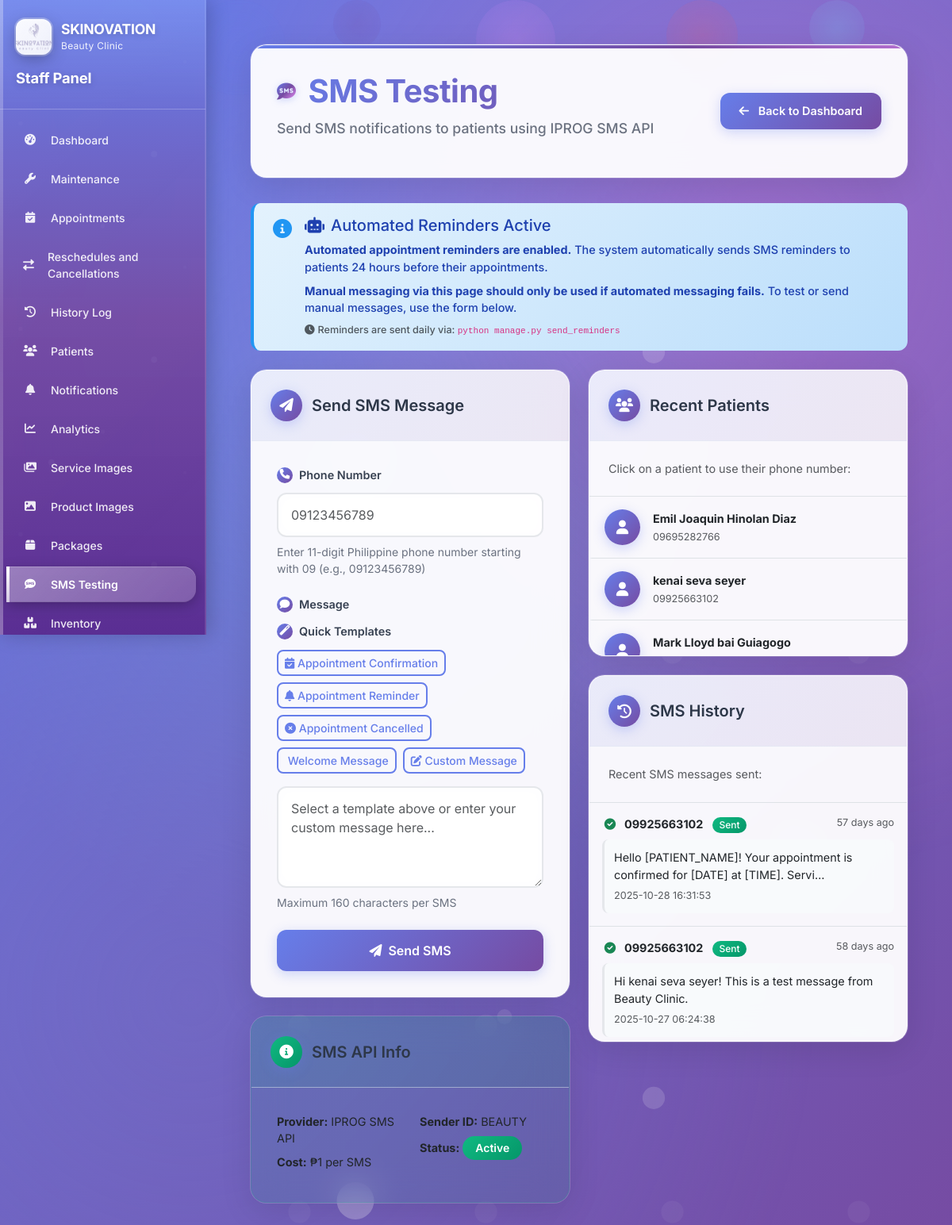
Screenshot of /appointments/admin/sms-test/ (signed in) with the database file from the repository.
### accounts/models.py (models this page shows, shortened)
class User(AbstractUser):
    USER_TYPE_CHOICES = [
        ('patient', 'Patient'),
        ('admin', 'Staff'),
        ('owner', 'Owner'),
        ('attendant', 'Attendant'),
    ]
    GENDER_CHOICES = [
        ('male', 'Male'),
        ('female', 'Female'),
        ('other', 'Other'),
    ]
    CIVIL_STATUS_CHOICES = [
        ('single', 'Single'),
        ('married', 'Married'),
        ('widowed', 'Widowed'),
        ('divorced', 'Divorced'),
        ('separated', 'Separated'),
    ]
    user_type = models.CharField(max_length=10, choices=USER_TYPE_CHOICES, default='patient')
    phone = models.CharField(
        max_length=20,
        validators=[RegexValidator(
            regex=r'^\+?1?\d{9,15}$',
            message="Phone number must be entered in the format: '+999999999'. Up to 15 digits allowed."
        )],
        blank=True
    )
    middle_name = models.CharField(max_length=255, blank=True, null=True)
    address = models.TextField(blank=True, null=True, help_text="Complete address")
    gender = models.CharField(max_length=10, choices=GENDER_CHOICES, blank=True, null=True)
    civil_status = models.CharField(max_length=10, choices=CIVIL_STATUS_CHOICES, blank=True, null=True)
    birthday = models.DateField(blank=True, null=True)
    occupation = models.CharField(max_length=255, blank=True, null=True)
    profile_picture = models.ImageField(upload_to='profile_pictures/', blank=True, null=True)
    archived = models.BooleanField(default=False)
    created_at = models.DateTimeField(auto_now_add=True)
    updated_at = models.DateTimeField(auto_now=True)
    @property
    def full_name(self):
        return f"{self.first_name} {self.middle_name or ''} {self.last_name}".strip()
    class Meta:
        db_table = 'users'

### appointments/models.py (models this page shows, shortened)
class SMSHistory(models.Model):
    sender = models.ForeignKey(settings.AUTH_USER_MODEL, on_delete=models.CASCADE, related_name='sent_sms')
    phone_number = models.CharField(max_length=15)
    message = models.TextField()
    template_used = models.ForeignKey(SMSTemplate, on_delete=models.SET_NULL, null=True, blank=True, related_name='sent_messages')
    status = models.CharField(max_length=20, choices=[
        ('sent', 'Sent'),
        ('failed', 'Failed'),
        ('pending', 'Pending')
    ], default='sent')
    message_id = models.CharField(max_length=100, blank=True, null=True)
    api_response = models.JSONField(blank=True, null=True)
    sent_at = models.DateTimeField(auto_now_add=True)
    class Meta:
        db_table = 'sms_history'
        ordering = ['-sent_at']
        verbose_name = 'SMS History'
        verbose_name_plural = 'SMS Histories'
    @property
    def formatted_sent_at(self):
        return self.sent_at.strftime('%Y-%m-%d %H:%M:%S')
    @property
    def time_ago(self):
        now = timezone.now()
        diff = now - self.sent_at
        if diff.days > 0:
            return f"{diff.days} day{'s' if diff.days > 1 else ''} ago"
        elif diff.seconds > 3600:
            hours = diff.seconds // 3600
            return f"{hours} hour{'s' if hours > 1 else ''} ago"
        elif diff.seconds > 60:
            minutes = diff.seconds // 60
            return f"{minutes} minute{'s' if minutes > 1 else ''} ago"
        else:
            return "Just now"

### appointments/admin_sms_views.py (the view, shortened to what this page needs)
# urls.py: path('admin/sms-test/', admin_sms_views.admin_sms_test, name='admin_sms_test'),
@login_required
@user_passes_test(is_admin)
def admin_sms_test(request):
    recent_patients = User.objects.filter(
        user_type='patient',
        phone__isnull=False
    ).exclude(phone='')[:10]
    sms_history = SMSHistory.objects.filter(sender=request.user)[:20]
    context = {
        'recent_patients': recent_patients,
        'sms_history': sms_history,
    }
    return render(request, 'appointments/admin_sms_test.html', context)

### templates/appointments/admin_sms_test.html (shortened to what this page needs)
{% extends 'appointments/admin_base.html' %}
{% load static %}
{% block extra_css %}
<link rel="stylesheet" href="{% static 'css/animations.css' %}">
{% endblock %}
{% block content %}
<div class="sms-container">
    <div class="page-header">
        <div class="d-flex justify-content-between align-items-center">
            <div>
                <h1 class="page-title">
                    <i class="fas fa-sms me-3"></i>
                    SMS Testing
                </h1>
                <p class="page-subtitle">Send SMS notifications to patients using IPROG SMS API</p>
            </div>
            <a href="{% url 'appointments:admin_dashboard' %}" class="back-btn">
                <i class="fas fa-arrow-left me-2"></i> Back to Dashboard
            </a>
        </div>
    </div>
    <div class="alert alert-info mb-4" style="background: linear-gradient(135deg, #e3f2fd 0%, #bbdefb 100%); border-left: 4px solid #2196f3;">
        <div class="d-flex align-items-start">
            <i class="fas fa-info-circle me-3 mt-1" style="font-size: 1.5rem; color: #2196f3;"></i>
            <div>
                <h5 class="alert-heading mb-2"><i class="fas fa-robot me-2"></i>Automated Reminders Active</h5>
                <p class="mb-2">
                    <strong>Automated appointment reminders are enabled.</strong> The system automatically sends SMS reminders to patients 24 hours before their appointments.
                </p>
                <p class="mb-0">
                    <strong>Manual messaging via this page should only be used if automated messaging fails.</strong> To test or send manual messages, use the form below.
                </p>
                <small class="text-muted mt-2 d-block">
                    <i class="fas fa-clock me-1"></i>Reminders are sent daily via: <code>python manage.py send_reminders</code>
                </small>
            </div>
        </div>
    </div>
    <div class="row">
        <div class="col-md-6">
            <div class="sms-card">
                <div class="card-header">
                    <h5>
                        <i class="fas fa-paper-plane"></i>
                        Send SMS Message
                    </h5>
                </div>
                <div class="card-body">
                    <form id="smsForm">
                        <div class="mb-4">
                            <label for="phone_number" class="form-label">
                                <i class="fas fa-phone"></i>
                                Phone Number
                            </label>
                            <input type="text" class="form-control" id="phone_number" name="phone_number"
                                   placeholder="09123456789" maxlength="11" pattern="09[0-9]{9}" required>
                            <div class="form-text">Enter 11-digit Philippine phone number starting with 09 (e.g., 09123456789)</div>
                        </div>
                        <div class="mb-4">
                            <label for="message" class="form-label">
                                <i class="fas fa-comment"></i>
                                Message
                            </label>
                            <div class="mb-3">
                                <label class="form-label">
                                    <i class="fas fa-magic"></i>
                                    Quick Templates
                                </label>
                                <div class="d-flex flex-wrap gap-2">
                                    <button type="button" class="btn btn-outline-primary btn-sm" onclick="useTemplate('appointment_confirmation')">
                                        <i class="fas fa-calendar-check"></i> Appointment Confirmation
                                    </button>
                                    <button type="button" class="btn btn-outline-primary btn-sm" onclick="useTemplate('appointment_reminder')">
                                        <i class="fas fa-bell"></i> Appointment Reminder
                                    </button>
                                    <button type="button" class="btn btn-outline-primary btn-sm" onclick="useTemplate('appointment_cancelled')">
                                        <i class="fas fa-times-circle"></i> Appointment Cancelled
                                    </button>
                                    <button type="button" class="btn btn-outline-primary btn-sm" onclick="useTemplate('welcome_message')">
                                         Welcome Message
                                    </button>
                                    <button type="button" class="btn btn-outline-primary btn-sm" onclick="useTemplate('custom')">
                                        <i class="fas fa-edit"></i> Custom Message
                                    </button>
                                </div>
                            </div>
                            <textarea class="form-control" id="message" name="message" rows="4"
                                      placeholder="Select a template above or enter your custom message here..." required></textarea>
                            <div class="form-text">Maximum 160 characters per SMS</div>
                        </div>
                        <button type="submit" class="btn btn-primary w-100">
                            <i class="fas fa-paper-plane me-2"></i>Send SMS
                        </button>
                    </form>
                </div>
            </div>
            <div class="sms-card api-info-card mt-4">
                <div class="card-header">
                    <h5>
                        <i class="fas fa-info-circle"></i>
                        SMS API Info
                    </h5>
                </div>
                <div class="card-body">
                    <div class="row">
                        <div class="col-6">
                            <p class="mb-2"><strong>Provider:</strong> IPROG SMS API</p>
                            <p class="mb-2"><strong>Cost:</strong> ₱1 per SMS</p>
                        </div>
                        <div class="col-6">
                            <p class="mb-2"><strong>Sender ID:</strong> BEAUTY</p>
                            <p class="mb-0"><strong>Status:</strong> <span id="apiStatus" class="badge bg-success">Active</span></p>
                        </div>
                    </div>
                </div>
            </div>
        </div>
        <div class="col-md-6">
            <div class="sms-card">
                <div class="card-header">
                    <h5>
                        <i class="fas fa-users"></i>
                        Recent Patients
                    </h5>
                </div>
                <div class="card-body p-0">
                    {% if recent_patients %}
                        <div class="p-4 border-bottom">
                            <p class="text-muted mb-0">Click on a patient to use their phone number:</p>
                        </div>
                        <div class="patients-list" style="max-height: 200px; overflow-y: auto;">
                            {% for patient in recent_patients %}
                                <div class="patient-item p-3 border-bottom"
                                     onclick="usePatientPhone('{{ patient.phone }}', '{{ patient.full_name }}')">
                                    <div class="d-flex align-items-center">
                                        <div class="patient-avatar me-3">
                                            <i class="fas fa-user"></i>
                                        </div>
                                        <div>
                                            <strong>{{ patient.full_name }}</strong><br>
                                            <small class="text-muted">{{ patient.phone }}</small>
                                        </div>
                                    </div>
                                </div>
                            {% endfor %}
                        </div>
                    {% endif %}
                </div>
            </div>
            <div class="sms-card mt-4">
                <div class="card-header">
                    <h5>
                        <i class="fas fa-history"></i>
                        SMS History
                    </h5>
                </div>
                <div class="card-body p-0">
                    {% if sms_history %}
                        <div class="p-4 border-bottom">
                            <p class="text-muted mb-0">Recent SMS messages sent:</p>
                        </div>
                        <div class="sms-history-list" style="max-height: 300px; overflow-y: auto;">
                            {% for sms in sms_history %}
                                <div class="sms-history-item p-3 border-bottom">
                                    <div class="d-flex justify-content-between align-items-start mb-2">
                                        <div class="d-flex align-items-center">
                                            <div class="sms-status-icon me-2">
                                                {% if sms.status == 'sent' %}
                                                    <i class="fas fa-check-circle text-success"></i>
                                                {% elif sms.status == 'failed' %}
                                                    <i class="fas fa-times-circle text-danger"></i>
                                                {% else %}
                                                    <i class="fas fa-clock text-warning"></i>
                                                {% endif %}
                                            </div>
                                            <div>
                                                <strong class="text-dark">{{ sms.phone_number }}</strong>
                                                <span class="badge badge-status ms-2 {% if sms.status == 'sent' %}bg-success{% elif sms.status == 'failed' %}bg-danger{% else %}bg-warning{% endif %}">
                                                    {{ sms.status|title }}
                                                </span>
                                            </div>
                                        </div>
                                        <small class="text-muted">{{ sms.time_ago }}</small>
                                    </div>
                                    <div class="sms-message">
                                        <p class="mb-1 text-dark">{{ sms.message|truncatechars:80 }}</p>
                                        <small class="text-muted">{{ sms.formatted_sent_at }}</small>
                                    </div>
                                </div>
                            {% endfor %}
                        </div>
                    {% endif %}
                </div>
            </div>
        </div>
    </div>
</div>
{% endblock %}

### rows the page displays
User: full_name "Emil Joaquin Hinolan Diaz", phone "09695282766"
User: full_name "kenai seva seyer", phone "09925663102"
User: full_name "Mark Lloyd bai Guiagogo"
SMSHistory: phone_number "09925663102", status "Sent", time_ago "57 days ago", message "Hello [PATIENT_NAME]! Your appointment is confirmed for [DATE] at [TIME]. Servi…", formatted_sent_at "2025-10-28 16:31:53"
SMSHistory: phone_number "09925663102", status "Sent", time_ago "58 days ago", message "Hi kenai seva seyer! This is a test message from Beauty Clinic.", formatted_sent_at "2025-10-27 06:24:38"
